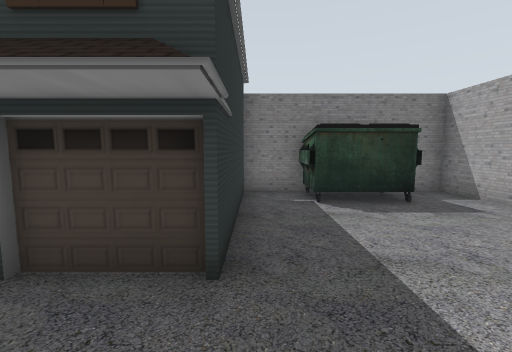
[1] (above)

24 first-person views from a walk through a world built for the Gazebo simulator. The camera is 1.2 m above the floor, tilts 6° down and sees 90° across. The lines on the ground mark 1 m squares. The floor is counted in squares, 1 m on a side. Each view is taken from the middle of a square. On the plan, view 1 faces up. The plan holds only what a view shows up to about 12 squares ahead; the rest is blank. The place goes on beyond the plan. Robots are left out. Some stock models are drawn as simple stand-ins. Some surface patterns are stand-ins.

[2]
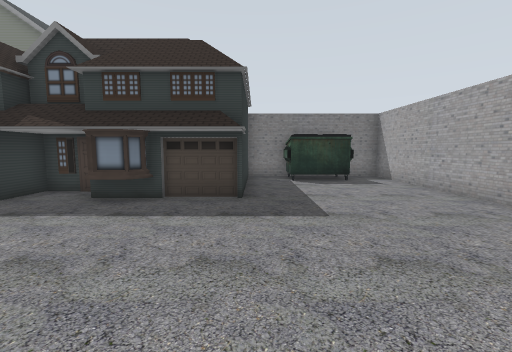

[3]
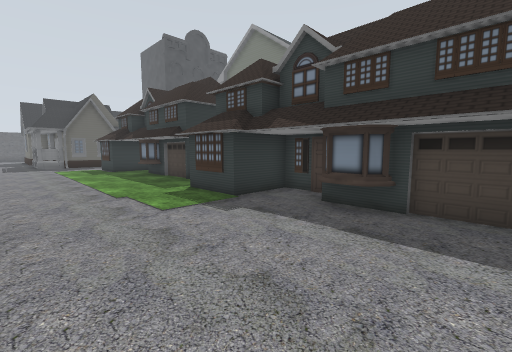

[4]
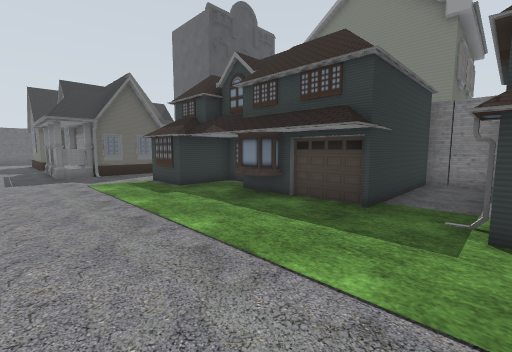

[5]
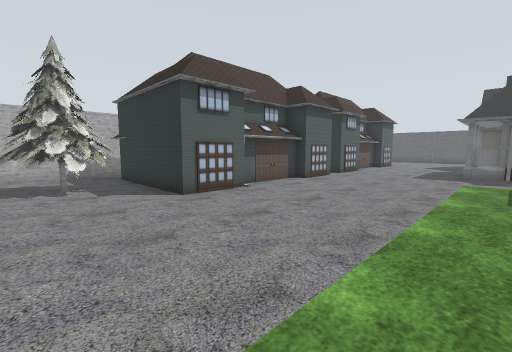

[6]
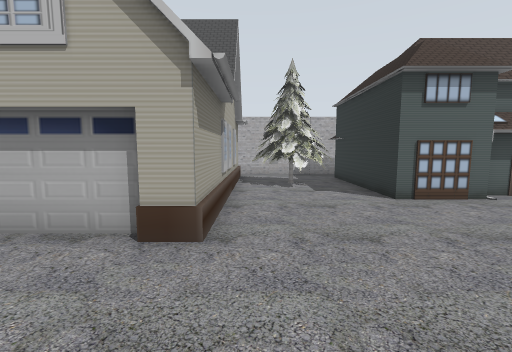

[7]
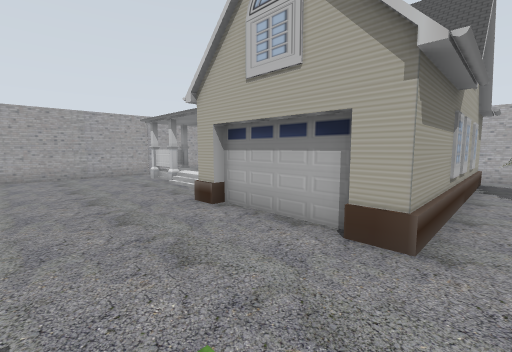

[8]
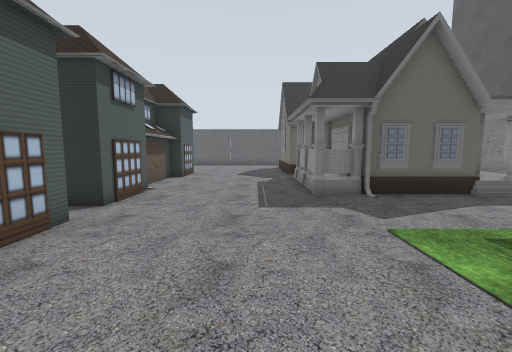

[9]
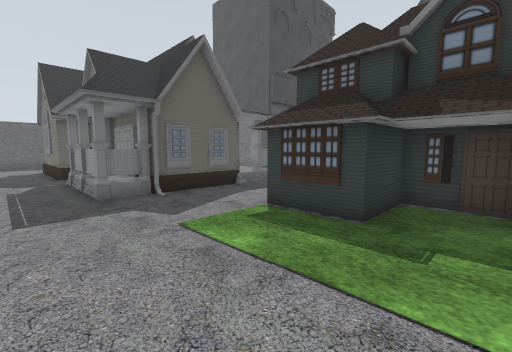

[10]
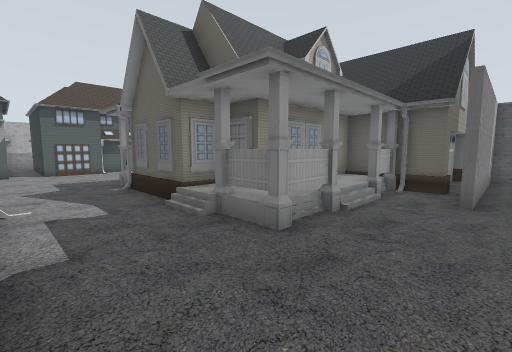

[11]
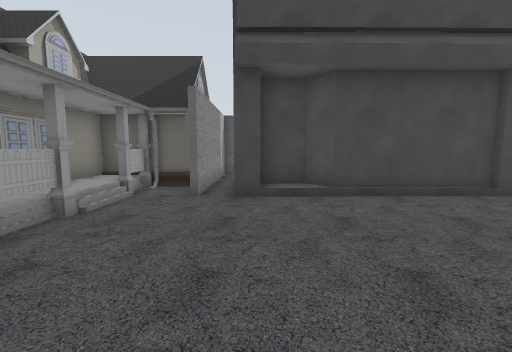

[12]
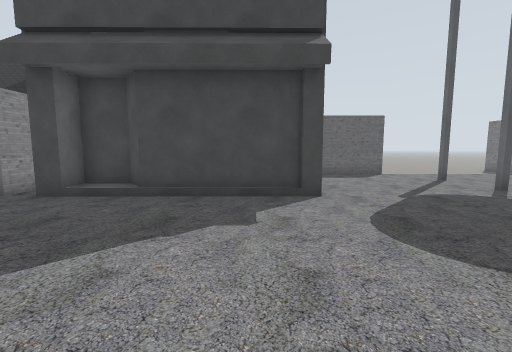

[13]
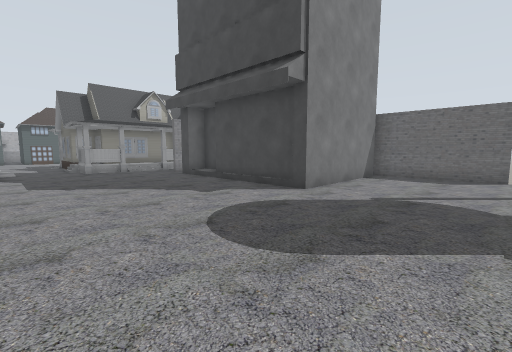

[14]
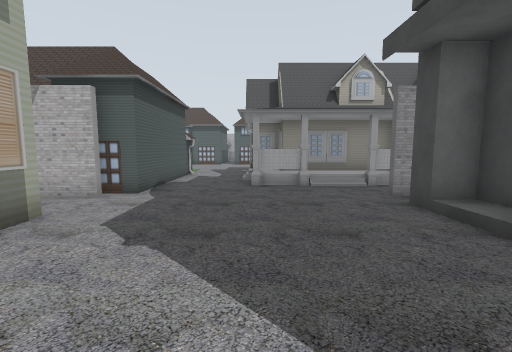

[15]
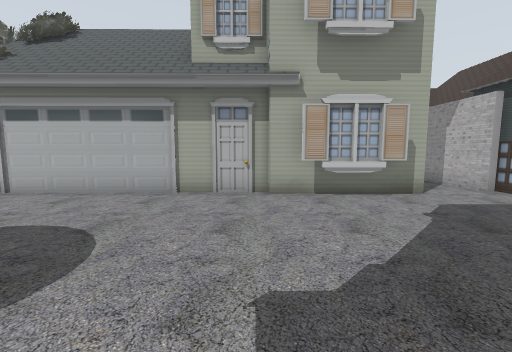

[16]
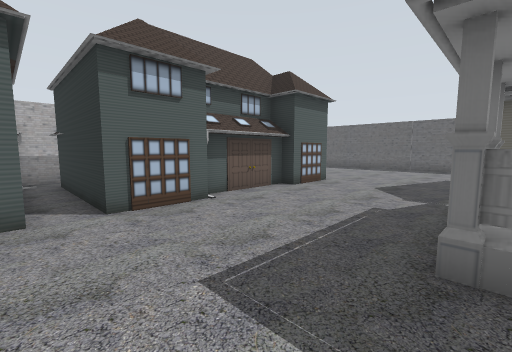

[17]
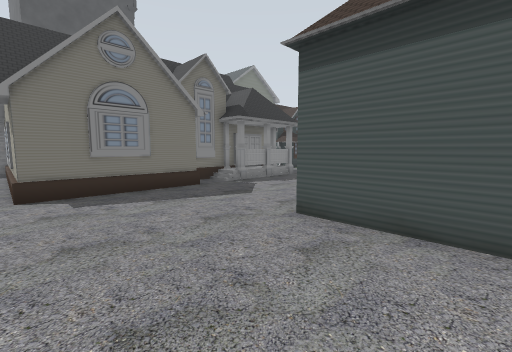

[18]
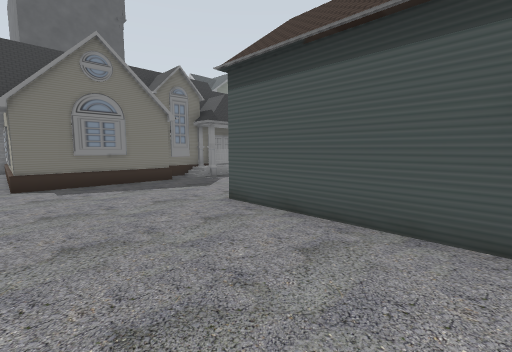

[19]
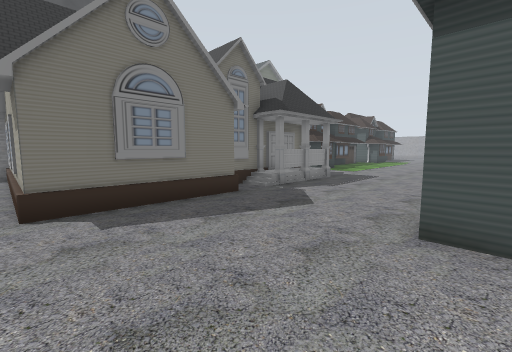

[20]
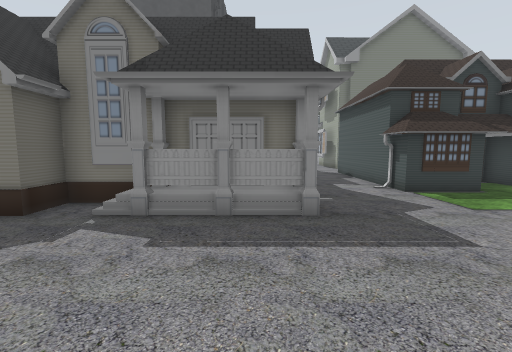

[21]
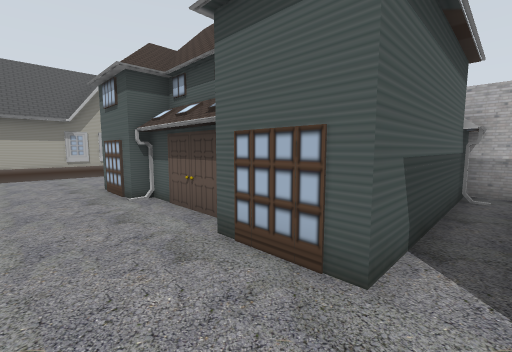

[22]
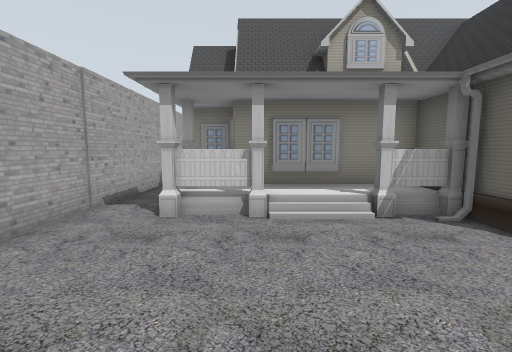

[23]
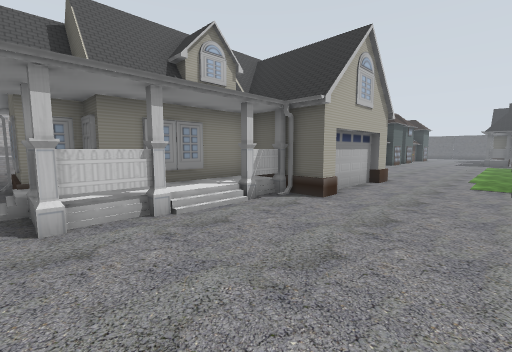

[24]
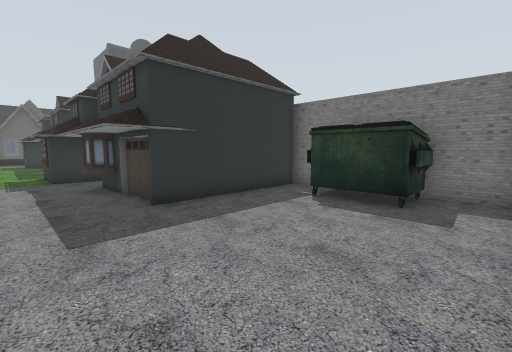

### Floor plan
Key: @ floor where view 1 was taken; # wall or solid block; x gap in a wall; . main floor; : floor 0.5 m higher than the main floor; U dumpster; H house; T pine tree; S shop.
Columns run from 31 left of view 1 to 6 right of it. Each row starts with its distance up from view 1.
 20  x.......... .#
 19  #............#
 18  #............#
 17  #............#
 16  #............#
 15       S.......#
 14       S.......#
 13       S.......#
 12       S.......#
 11       S.......#
 10       S.......#      #
  9       S........      #
  8  #...............    #
  7 #HHHH##......HHHHH   ###      H#UUUU##
  6 HHHHHH.......HHHHHHH H.H     HH.UUU..#
  5 H H       H..H H     H.H H     ......#
  4 H H  HHHHHH..H H     H.H H     ......#
  3 H HH     HH..HHHHHHHHH.HHHHHHHH......#
  2 HHHHHHH HHH..HHHHHHHHH HHHHHHHHH.....#
  1 HHHHHHH HHH..HHH       HHH...........#
  0 H HHHHHHHHH...          .......@.....#
 -1 HHHHHH.HHHH..........................#
 -2 .....................................#
 -3 .....................................#
 -4 .........................HHHHH.......#
 -5 .........................HH.HHHH HH..#
 -6 ....HHH...HH.HHH...HH....HHH:HHHHHHH##
 -7 ....HHHHHHHH.HHHHHHHH....HHHH    HHH#
 -8 ....H HHHH  .H HHHH  .TT.HHHHHHH HHH#
 -9 ....H H     .H H     .TTTH        HH#
-10  ...H      H.H      HTTTTH         H#
-11 . ..H       HH      HH   H         H#

Where each view was taken, in squares from view 1:
view 1: 0 up, 0 right, facing up
view 2: 4 down, 0 right, facing up
view 3: 3 down, 1 left, facing up-left
view 4: 3 down, 8 left, facing up-left
view 5: 0 up, 7 left, facing down-left
view 6: 0 up, 7 left, facing down
view 7: 0 up, 7 left, facing down-right
view 8: 3 down, 14 left, facing left
view 9: 3 down, 14 left, facing up-left
view 10: 8 up, 18 left, facing down-left
view 11: 9 up, 18 left, facing left
view 12: 14 up, 18 left, facing left
view 13: 20 up, 18 left, facing down-left
view 14: 14 up, 21 left, facing down
view 15: 14 up, 24 left, facing right
view 16: 1 down, 18 left, facing down-left
view 17: 9 down, 31 left, facing up-right
view 18: 11 down, 31 left, facing up-right
view 19: 7 down, 31 left, facing up-right
view 20: 6 down, 22 left, facing up
view 21: 4 down, 19 left, facing down-right
view 22: 0 up, 2 right, facing down
view 23: 0 up, 4 right, facing down-left
view 24: 0 up, 5 right, facing up-left
